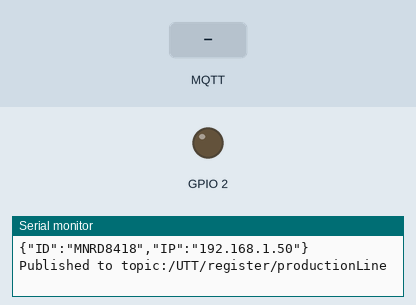
Recording of a sketch running on a simulated ESP8266 (NodeMCU). Shown: output pins drawn as LEDs (lit = HIGH), the last lines printed to the serial monitor. Inputs (shaded band) come from the test bench. WiFi joins after 1.5 s; servers stay silent unless stated; random numbers use the default seed unless the sketch sets one; no MQTT or app messages arrive unless stated.

Above: at 2.7 s.
2.8 s: MQTT message "1" arrives on the first subscribed topic
At 3.5 s:
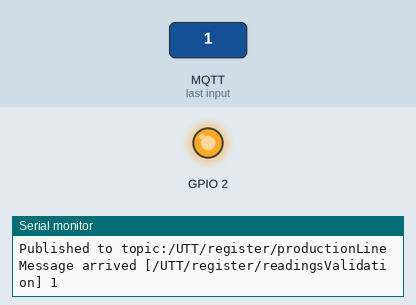
4.3 s: MQTT message "0" arrives on the first subscribed topic
At 4.6 s:
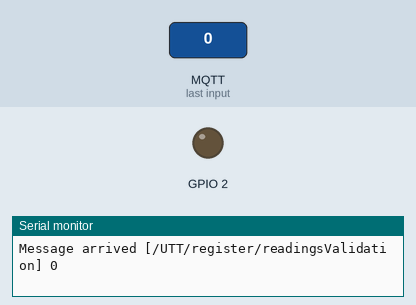
Timing chart, 0 to 7.3 s (numbered marks = the images above; inputs shaded):
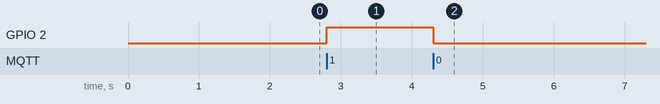

The sketch:

ESP32_simulated.ino
```cpp
#include <WiFiClient.h>
#include<ESP8266WiFi.h>
//#include <WebServer.h>
#include <PubSubClient.h>
#include <ArduinoJson.hpp>
#include <ArduinoJson.h>
#include "DHT.h"

// Define DHT
//#define BUZZER 2                // Pending --
#define DHTPIN 5                // D1
#define DHTTYPE DHT11             // DHT 11
DHT dht(DHTPIN, DHTTYPE);         // Initialize DHT

// --------------------------------
// Network credentials
const char *ssid = "INFINITUMC5A4_2.4";
const char *password = "25hnd7wx32";
String clientId = "MNRD8418";
// --------------------------------

 const char *mqtt_broker = "201.171.67.35";
 const int port = 6000;
 // const int port = 1883;
//const char *mqtt_broker = "broker.hivemq.com";   // For testing
String ipAddress;
int ipSent = 0;


WiFiClient espClient;
PubSubClient client(espClient);
unsigned long lastMsg = 0;

// Topics
char publishProductionLine[] = "/UTT/register/productionLine";
char publishFruitTopic[] = "/UTT/register/fruitReadings";
char publishAreaTopic[] = "/UTT/register/enviromentVariables";
char subscribedTopic[] = "/UTT/register/readingsValidation";

// miliseconds sampling rate for the area variables
int samplingRateA = 60000;
// miliseconds sampling rate for fruit results
// and last fruit message - DELETE LATER BOTH
int samplingRateF = 5000;
unsigned long lastMsgF = 0;

void setup_wifi(){
  delay(10);
  // We start by connecting to a WiFi network
  Serial.println();
  Serial.print("Connecting to ");
  Serial.println(ssid);

  WiFi.mode(WIFI_STA);
  WiFi.begin(ssid, password);

  while(WiFi.status() != WL_CONNECTED){
    delay(500);
    Serial.print(".");
  }

  randomSeed(micros());
  Serial.println("");
  Serial.println("WiFi connected");
  Serial.println("IP address: ");
  Serial.println(WiFi.localIP());

  IPAddress ip = WiFi.localIP();
  ipAddress = String(ip[0]) + "." + String(ip[1]) + "." + String(ip[2]) + "." + String(ip[3]);
}

// This function is pending
void callback(char* topic, byte* payload, unsigned int length){
  Serial.print("Message arrived [");    // Show the message received
  Serial.print(topic);
  Serial.print("] ");
  for(int i = 0; i < length; i++){
    Serial.print((char)payload[i]);   // Print each character of the payload
  }

  Serial.println();
  // Switch on the LED if an 1 was received as first character
  if((char)payload[0] == '1'){
     digitalWrite(BUILTIN_LED, HIGH);    // Turn the LED on
     // (Note that LOW is the voltage level but actually the LED is on;
     // this is because it is active low on the ESP-01)
  } else {
    digitalWrite(BUILTIN_LED, LOW);    // Turn the LED off by making the voltage HIGH
  }
}

void reconnect(){
  // Loop until we're reconnected
  while(!client.connected()){
    Serial.print("Attempting MQTT connection...");
    // Attempt to connect
    if(client.connect(clientId.c_str())){
      Serial.println("connected");
      client.subscribe(subscribedTopic);
    } else {
      Serial.print("failed, rc=");
      Serial.print(client.state());
      Serial.println(" try again in 5 seconds");
      delay(2000);      // Wait 2 seconds before retrying
    }
  }
}

void sendProductionLine(){
  // JSON message values
  String JSON_msg;
  StaticJsonDocument<300> doc;
  doc["ID"] = clientId;
  doc["IP"] = ipAddress;

  // Serialize values into JSON_msg
  serializeJson(doc, JSON_msg);

  Serial.print(F("Publishing message: "));
  Serial.println(JSON_msg);

  // MQTT Publish to topic
  char JSON_msg_array[100];
  char JSON_msg_length = JSON_msg.length();
  JSON_msg.toCharArray(JSON_msg_array, 100);
  Serial.println(JSON_msg_array);
  if(client.connected()){
    client.publish(publishProductionLine, JSON_msg_array);
    Serial.print("Published to topic:");
    Serial.println(publishProductionLine);
    Serial.println();
  } else {
    Serial.print("Not connected to broker... couldn't send MQTT message...");
    Serial.println();
  }

}

void sendFruitResults(){
  int weight = random(100, 4000); // Simulated
  int R = random(0, 250); // Simulated
  int G = random(0, 250); // Simulated
  int B = random(0, 250); // Simulated

    // JSON message values
      String JSON_msg;
      StaticJsonDocument<300> values;
      values["ID"] = clientId;
      values["W"] = weight;

      // JSON object for the color inside "values"
      JsonObject color = values.createNestedObject("Color");
      color["R"] = R;
      color["G"] = G;
      color["B"] = B;

      // Serialize values into JSON_msg
      serializeJson(values, JSON_msg);

      Serial.print(F("Publishing message: "));
      Serial.println(JSON_msg);

      // MQTT Publish to topic
      char JSON_msg_array[100];
      char JSON_msg_length = JSON_msg.length();
      JSON_msg.toCharArray(JSON_msg_array, 100);
      Serial.println(JSON_msg_array);
      if(client.connected()){
        client.publish(publishFruitTopic, JSON_msg_array);
        Serial.print("Published to topic:");
        Serial.println(publishFruitTopic);
        Serial.println();
        delay(1000);
      } else {
        Serial.print("Not connected to broker... couldn't send MQTT message...");
        Serial.println();
        delay(1000);
      }
}

void sendAreaVariables(){
  float ToC = dht.readTemperature();
  float RH = dht.readHumidity();

  if (isnan(ToC) || isnan(RH)) {
    Serial.println(F("Failed to read from DHT sensor!"));
  }else{
    // JSON message values
    String JSON_msg;
    StaticJsonDocument<300> values;
    values["ID"] = clientId;
    values["ToC"] = ToC;
    values["RH"] = RH;

    // Serialize values into JSON_msg
    serializeJson(values, JSON_msg);

    Serial.print(F("Publishing message: "));
    Serial.println(JSON_msg);

    // MQTT Publish to topic
    char JSON_msg_array[100];
    char JSON_msg_length = JSON_msg.length();
    JSON_msg.toCharArray(JSON_msg_array, 100);
    Serial.println(JSON_msg_array);
    if(client.connected()){
      client.publish(publishAreaTopic, JSON_msg_array);
      Serial.print("Published to topic:");
      Serial.println(publishAreaTopic);
      Serial.println();
    } else {
      Serial.print("Not connected to broker... couldn't send MQTT message...");
      Serial.println();
    }
  }
}

void setup() {
  pinMode(BUILTIN_LED, OUTPUT);                       // Initialize the BUILTIN_LED pin as an output
  Serial.begin(115200);                                // Initializing on 748800
  dht.begin();                                        // Initialize dht
  setup_wifi();                                       // Connecting to the network
  //client.setServer(mqtt_broker, 1883);                // Initializing connection with the broker
   client.setServer(mqtt_broker, port);                // Initializing connection with the broker
  client.setCallback(callback);                       // Callback based on the function with the same name

}

void loop() {
  if(!client.connected()){
    reconnect();
  }

  client.loop();
  unsigned long now = millis();

  // The IP Address has to be sent once
  if (ipSent == 0){
    sendProductionLine();
    ipSent++;
  }

  if(now - lastMsgF > samplingRateF){
    Serial.println("\nFruit detected \nInitialize Readings...");
    sendFruitResults();
    lastMsgF = millis();
  }

  now = millis();
  if(now - lastMsg > samplingRateA){
    sendAreaVariables();
    lastMsg = millis();
  }

}
```

Measured:
- after the input at 2.8 s, GPIO 2: LOW → HIGH at once
- after the input at 4.3 s, GPIO 2: HIGH → LOW at once
